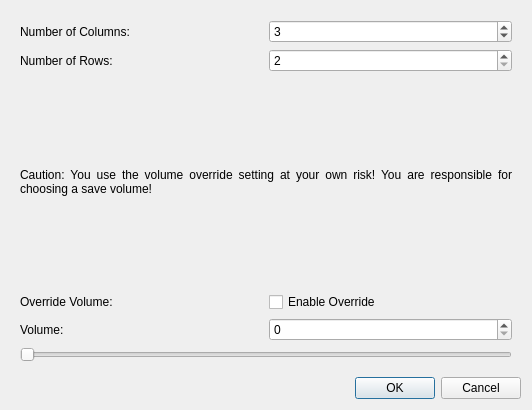
<?xml version="1.0" encoding="UTF-8"?>
<ui version="4.0">
 <class>SettingsDialog</class>
 <widget class="QDialog" name="SettingsDialog">
  <property name="geometry">
   <rect>
    <x>0</x>
    <y>0</y>
    <width>532</width>
    <height>410</height>
   </rect>
  </property>
  <property name="windowTitle">
   <string>Settings</string>
  </property>
  <layout class="QVBoxLayout" name="verticalLayout_2">
   <item>
    <widget class="QScrollArea" name="scrollArea">
     <property name="frameShape">
      <enum>QFrame::NoFrame</enum>
     </property>
     <property name="widgetResizable">
      <bool>true</bool>
     </property>
     <widget class="QWidget" name="scrollAreaWidgetContents">
      <property name="geometry">
       <rect>
        <x>0</x>
        <y>0</y>
        <width>514</width>
        <height>353</height>
       </rect>
      </property>
      <layout class="QVBoxLayout" name="verticalLayout_5">
       <item>
        <layout class="QVBoxLayout" name="verticalLayout_4">
         <item>
          <layout class="QHBoxLayout" name="horizontalLayout_2">
           <item>
            <widget class="QLabel" name="columnLabel">
             <property name="text">
              <string>Number of Columns:</string>
             </property>
            </widget>
           </item>
           <item>
            <widget class="QSpinBox" name="columnSpinBox">
             <property name="minimum">
              <number>2</number>
             </property>
             <property name="value">
              <number>3</number>
             </property>
            </widget>
           </item>
          </layout>
         </item>
         <item>
          <layout class="QHBoxLayout" name="horizontalLayout">
           <item>
            <widget class="QLabel" name="rowLabel">
             <property name="text">
              <string>Number of Rows:</string>
             </property>
            </widget>
           </item>
           <item>
            <widget class="QSpinBox" name="rowSpinBox">
             <property name="minimum">
              <number>2</number>
             </property>
            </widget>
           </item>
          </layout>
         </item>
        </layout>
       </item>
       <item>
        <layout class="QVBoxLayout" name="verticalLayout">
         <property name="sizeConstraint">
          <enum>QLayout::SetDefaultConstraint</enum>
         </property>
         <item>
          <widget class="QLabel" name="volumeOverrideWarningLabel">
           <property name="sizePolicy">
            <sizepolicy hsizetype="Preferred" vsizetype="Preferred">
             <horstretch>0</horstretch>
             <verstretch>0</verstretch>
            </sizepolicy>
           </property>
           <property name="minimumSize">
            <size>
             <width>0</width>
             <height>0</height>
            </size>
           </property>
           <property name="text">
            <string>Caution: You use the volume override setting at your own risk! You are responsible for choosing a save volume!</string>
           </property>
           <property name="alignment">
            <set>Qt::AlignJustify|Qt::AlignVCenter</set>
           </property>
           <property name="wordWrap">
            <bool>true</bool>
           </property>
          </widget>
         </item>
         <item>
          <layout class="QHBoxLayout" name="horizontalLayout_3">
           <item>
            <widget class="QLabel" name="volumeOverrideLabel">
             <property name="text">
              <string>Override Volume:</string>
             </property>
            </widget>
           </item>
           <item>
            <widget class="QCheckBox" name="volumeOverrideCheckbox">
             <property name="text">
              <string>Enable Override</string>
             </property>
            </widget>
           </item>
          </layout>
         </item>
         <item>
          <layout class="QVBoxLayout" name="verticalLayout_3">
           <item>
            <layout class="QHBoxLayout" name="horizontalLayout_4">
             <item>
              <widget class="QLabel" name="volumeLabel">
               <property name="text">
                <string>Volume:</string>
               </property>
              </widget>
             </item>
             <item>
              <widget class="QSpinBox" name="volumeSpinBox">
               <property name="maximum">
                <number>100</number>
               </property>
              </widget>
             </item>
            </layout>
           </item>
          </layout>
         </item>
         <item>
          <layout class="QHBoxLayout" name="horizontalLayout_5">
           <item>
            <widget class="QSlider" name="volumeSlider">
             <property name="maximum">
              <number>100</number>
             </property>
             <property name="orientation">
              <enum>Qt::Horizontal</enum>
             </property>
            </widget>
           </item>
          </layout>
         </item>
        </layout>
       </item>
      </layout>
     </widget>
    </widget>
   </item>
   <item>
    <widget class="QDialogButtonBox" name="buttonBox">
     <property name="orientation">
      <enum>Qt::Horizontal</enum>
     </property>
     <property name="standardButtons">
      <set>QDialogButtonBox::Cancel|QDialogButtonBox::Ok</set>
     </property>
    </widget>
   </item>
  </layout>
 </widget>
 <resources/>
 <connections>
  <connection>
   <sender>buttonBox</sender>
   <signal>accepted()</signal>
   <receiver>SettingsDialog</receiver>
   <slot>accept()</slot>
   <hints>
    <hint type="sourcelabel">
     <x>257</x>
     <y>290</y>
    </hint>
    <hint type="destinationlabel">
     <x>157</x>
     <y>274</y>
    </hint>
   </hints>
  </connection>
  <connection>
   <sender>buttonBox</sender>
   <signal>rejected()</signal>
   <receiver>SettingsDialog</receiver>
   <slot>reject()</slot>
   <hints>
    <hint type="sourcelabel">
     <x>316</x>
     <y>260</y>
    </hint>
    <hint type="destinationlabel">
     <x>286</x>
     <y>274</y>
    </hint>
   </hints>
  </connection>
  <connection>
   <sender>volumeSlider</sender>
   <signal>valueChanged(int)</signal>
   <receiver>volumeSpinBox</receiver>
   <slot>setValue(int)</slot>
   <hints>
    <hint type="sourcelabel">
     <x>133</x>
     <y>242</y>
    </hint>
    <hint type="destinationlabel">
     <x>309</x>
     <y>209</y>
    </hint>
   </hints>
  </connection>
  <connection>
   <sender>volumeSpinBox</sender>
   <signal>valueChanged(int)</signal>
   <receiver>volumeSlider</receiver>
   <slot>setValue(int)</slot>
   <hints>
    <hint type="sourcelabel">
     <x>323</x>
     <y>210</y>
    </hint>
    <hint type="destinationlabel">
     <x>179</x>
     <y>238</y>
    </hint>
   </hints>
  </connection>
 </connections>
</ui>
